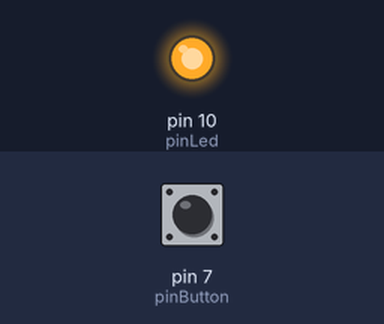
Simulated run of this sketch. Board: Arduino Uno, built with avr-gcc and run on an emulated ATmega328P. Parts: output pins drawn as LEDs (lit = HIGH). Dashed ring = blinking. Inputs (shaded band) come from the test bench; at power-on: pin 7 (pinButton) LOW. EEPROM starts erased.

Above: at 1.2 s.
1.3 s: pin 7 (pinButton) pulled HIGH for 1 s
At 2.6 s:
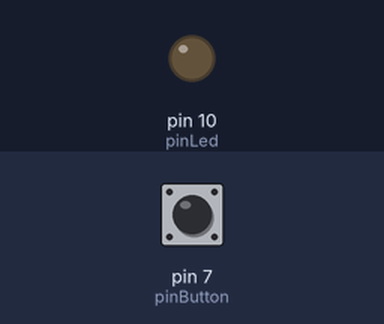
3.8 s: pin 7 (pinButton) pulled HIGH for 0.15 s
At 5.0 s:
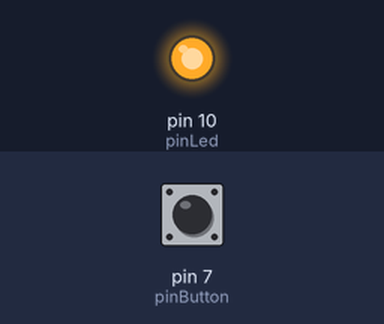
5.4 s: pin 7 (pinButton) pulled HIGH for 3.2 s
At 5.85 s:
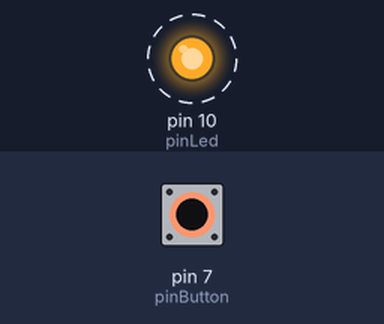
Timing chart, 0 to 9.9 s (numbered marks = the images above; inputs shaded):
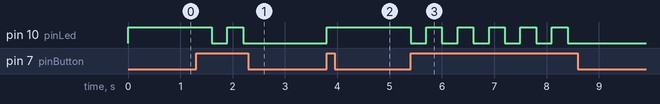

The sketch:

EEPROM.ino
```cpp
#include <EEPROM.h>

const int pinButton = 7;
const int pinLed = 10;
const int address = 0;

boolean wasPressed = false;

void setup() {
  pinMode(pinButton, INPUT);
  pinMode(pinLed, OUTPUT);

  Serial.begin(9600);
  digitalWrite(pinLed, EEPROM.read(address));
}

void loop() {

  int stateOfButton = digitalRead(pinButton);

  if(stateOfButton == HIGH){
    wasPressed = !wasPressed;
    digitalWrite(pinLed, wasPressed);
    EEPROM.write(address, wasPressed ? 1 : 0);
    delay(300);
  }
}
```

Measured:
- after the input at 1.3 s, pin 10 (pinLed): HIGH → LOW after 0.30 s, → HIGH 0.30 s later, → LOW 0.30 s later
- after the input at 3.8 s, pin 10 (pinLed): LOW → HIGH at once
- after the input at 5.4 s, pin 10 (pinLed): alternates HIGH for 0.30 s and LOW for 0.30 s, 11 changes in all, then stays LOW, starting at once
